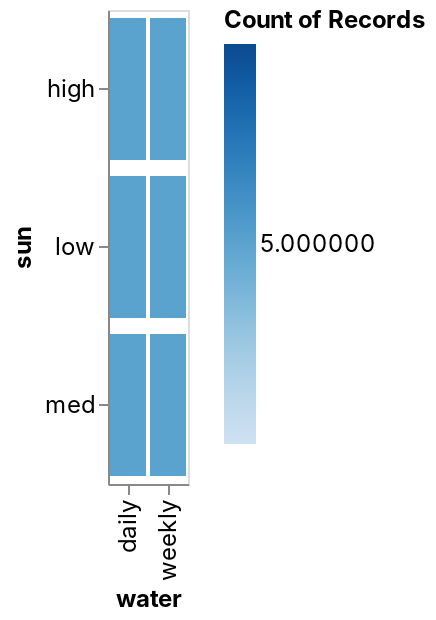

Notebook code cell kept with this figure:
### Code cell


### Figure 1 — Vega-Lite specification as saved in the notebook (floating-point values rounded to 4 significant figures)
{"config": {"view": {"continuousWidth": 400, "continuousHeight": 300}, "area": {"fill": "#51C0E9"}, "axis": {"labelFont": "Inter, sans-serif", "labelFontSize": 12, "labelFontWeight": "normal", "labelLimit": 60, "labelOverlap": "greedy", "titleFont": "Inter, sans-serif", "titleFontSize": 12, "titleFontWeight": "bold"}, "background": "#ffffff", "legend": {"labelFont": "Inter, sans-serif", "labelFontSize": 12, "titleFont": "Inter, sans-serif", "titleFontSize": 12, "titleFontWeight": "bold"}, "line": {"stroke": "#51C0E9", "strokeWidth": 2}, "rect": {"fill": "#51C0E9"}, "title": {"anchor": "start", "color": "#000000", "font": "Inter, sans-serif", "fontSize": 22, "fontWeight": "normal"}}, "data": {"name": "data-2fd7f2169aa3eb0abf2b61883b54da0d"}, "mark": {"type": "bar", "tooltip": {"content": "data"}}, "autosize": {"type": "fit"}, "encoding": {"color": {"type": "quantitative", "aggregate": "count", "field": "COUNT(*)", "scale": {"type": "linear", "zero": false}, "sort": "ascending"}, "x": {"type": "nominal", "field": "water", "scale": {"type": "linear", "zero": false}, "sort": "ascending"}, "y": {"type": "nominal", "field": "sun", "scale": {"type": "linear", "zero": true}, "sort": "ascending"}}, "height": 300, "width": "container", "$schema": "https://vega.github.io/schema/vega-lite/v4.json", "datasets": {"data-2fd7f2169aa3eb0abf2b61883b54da0d": [{"water": "daily", "sun": "low", "height": 6}, {"water": "daily", "sun": "low", "height": 6}, {"water": "daily", "sun": "low", "height": 6}, {"water": "daily", "sun": "low", "height": 5}, {"water": "daily", "sun": "low", "height": 6}, {"water": "daily", "sun": "med", "height": 5}, {"water": "daily", "sun": "med", "height": 5}, {"water": "daily", "sun": "med", "height": 6}, {"water": "daily", "sun": "med", "height": 4}, {"water": "daily", "sun": "med", "height": 5}, {"water": "daily", "sun": "high", "height": 6}, {"water": "daily", "sun": "high", "height": 6}, {"water": "daily", "sun": "high", "height": 7}, {"water": "daily", "sun": "high", "height": 8}, {"water": "daily", "sun": "high", "height": 7}, {"water": "weekly", "sun": "low", "height": 3}, {"water": "weekly", "sun": "low", "height": 4}, {"water": "weekly", "sun": "low", "height": 4}, {"water": "weekly", "sun": "low", "height": 4}, {"water": "weekly", "sun": "low", "height": 5}, {"water": "weekly", "sun": "med", "height": 4}, {"water": "weekly", "sun": "med", "height": 4}, {"water": "weekly", "sun": "med", "height": 4}, {"water": "weekly", "sun": "med", "height": 4}, {"water": "weekly", "sun": "med", "height": 4}, {"water": "weekly", "sun": "high", "height": 5}, {"water": "weekly", "sun": "high", "height": 6}, {"water": "weekly", "sun": "high", "height": 6}, {"water": "weekly", "sun": "high", "height": 7}, {"water": "weekly", "sun": "high", "height": 8}]}}
